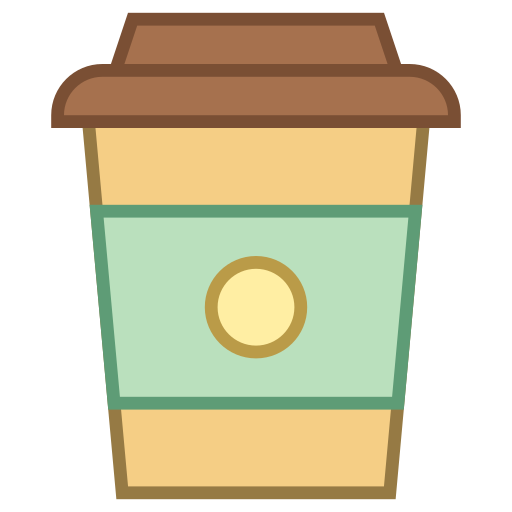
#> input picture assets/coffee.png, 512 x 512 px
$ python prepare_icon.py ../assets/coffee.png out.png
#> lines starting #> are read from the running program, lines starting #| are printed output that depends on the picture
#!/usr/bin/env python3
"""
Prepare macOS app icon from a source image.

1. Scale down content to ~76% and center on dark background
2. Apply macOS-style rounded corners (radius ~22.37%)

This gives proper visual weight matching other macOS icons.

Usage:
    python3 scripts/prepare_icon.py assets/icon_raw.png
"""

import sys
from PIL import Image, ImageDraw

OUTPUT_SIZE = 1024
CORNER_RATIO = 0.2237  # Apple's macOS squircle radius ratio
CONTENT_SCALE = 0.76   # Scale content to 76% — leaves ~12% padding each side
BG_COLOR = (14, 16, 20, 255)  # Dark background matching the icon


def create_rounded_mask(size, radius):
    """Create anti-aliased rounded rect mask (render at 2x, downscale)."""
    render_size = size * 2
    render_radius = radius * 2

    mask_hires = Image.new("L", (render_size, render_size), 0)
    draw_hires = ImageDraw.Draw(mask_hires)
    draw_hires.rounded_rectangle(
        [0, 0, render_size - 1, render_size - 1],
        radius=render_radius,
        fill=255
    )
    return mask_hires.resize((size, size), Image.LANCZOS)


def main():
    if len(sys.argv) < 2:
        print("Usage: python3 scripts/prepare_icon.py <source.png> [output.png]")
        sys.exit(1)

    source_path = sys.argv[1]
    output_path = sys.argv[2] if len(sys.argv) > 2 else "assets/logo.png"

    # Load source
    img = Image.open(source_path).convert("RGBA")
#> img is the input picture: PIL image 512x512 RGBA; mean R, G, B, A 110.8, 104.6, 75.7, 151.1
    w, h = img.size
#> w = 512; h = 512
    print(f"Source: {w}x{h}")
#| Source: 512x512

    # Crop to square
    if w != h:
        side = min(w, h)
        left = (w - side) // 2
        top = (h - side) // 2
        img = img.crop((left, top, left + side, top + side))
        print(f"Cropped to {side}x{side}")

    # Step 1: Apply rounded corners at full size FIRST
    radius = int(img.size[0] * CORNER_RATIO)
#> radius = 114
    print(f"Applying rounded corners (radius: {radius}px) at full size")
#| Applying rounded corners (radius: 114px) at full size

    mask = create_rounded_mask(img.size[0], radius)
#> in create_rounded_mask, `mask_hires = Image.new("L", (render_size, render_size), 0)`: mask_hires: PIL image 1024x1024 L; every value is 0
#> in create_rounded_mask, `return mask_hires.resize((size, size), Image.LANCZOS)`:
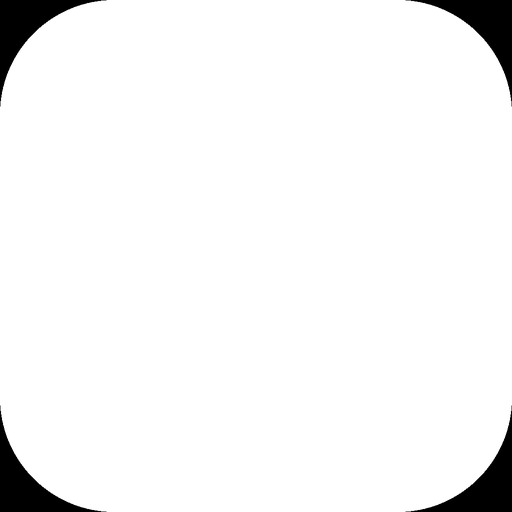
#> returned value: PIL image 512x512 L; min 0, max 255, mean 244.1
    rounded = Image.new("RGBA", img.size, (0, 0, 0, 0))
#> rounded: PIL image 512x512 RGBA; every value is 0
    rounded.paste(img, (0, 0), mask)

    # Step 2: Scale down the rounded icon
    content_size = int(OUTPUT_SIZE * CONTENT_SCALE)
    rounded_scaled = rounded.resize((content_size, content_size), Image.LANCZOS)
    print(f"Scaled to {content_size}x{content_size} ({CONTENT_SCALE*100:.0f}%)")

    # Step 3: Place on transparent canvas
    output = Image.new("RGBA", (OUTPUT_SIZE, OUTPUT_SIZE), (0, 0, 0, 0))
#> output: PIL image 1024x1024 RGBA; every value is 0
    offset = (OUTPUT_SIZE - content_size) // 2
    output.paste(rounded_scaled, (offset, offset), rounded_scaled)
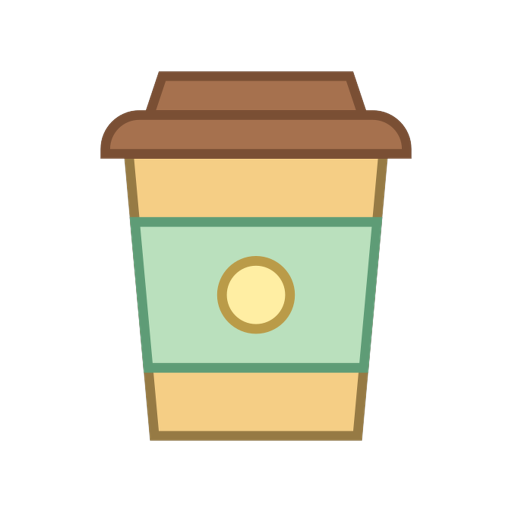
#> output: PIL image 1024x1024 RGBA (shown at 1/2 size); mean R, G, B, A 63.7, 60.2, 43.6, 87; transparent parts drawn white
    print(f"Centered with {offset}px padding")

    output.save(output_path, "PNG")
    print(f"✅ Icon saved: {output_path}")
    print()
    print("Next:")
    print("  ./scripts/bundle.sh")
    print("  cp -r build/Rancage.app /Applications/")


if __name__ == "__main__":
    main()

$ run again, on assets/fan.png
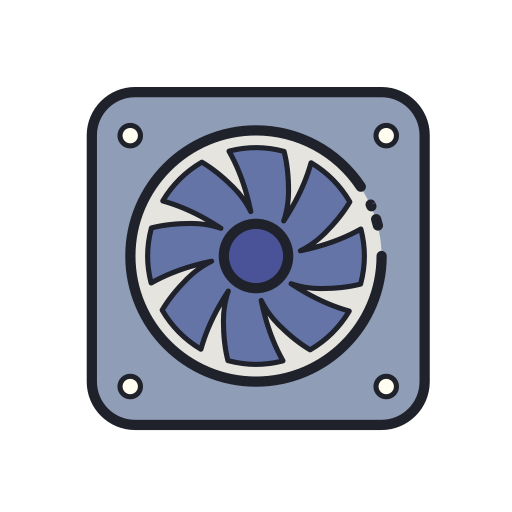
#> input picture assets/fan.png, 512 x 512 px
#> in main, img is the input picture: PIL image 512x512 RGBA; mean R, G, B, A 49.8, 54.2, 64.2, 112.5
#| Source: 512x512
#| Applying rounded corners (radius: 114px) at full size
#> mask_hires: PIL image 1024x1024 L; every value is 0
#> rounded: PIL image 512x512 RGBA; every value is 0
#> in main, `output.paste(rounded_scaled, (offset, offset), rounded_scaled)`:
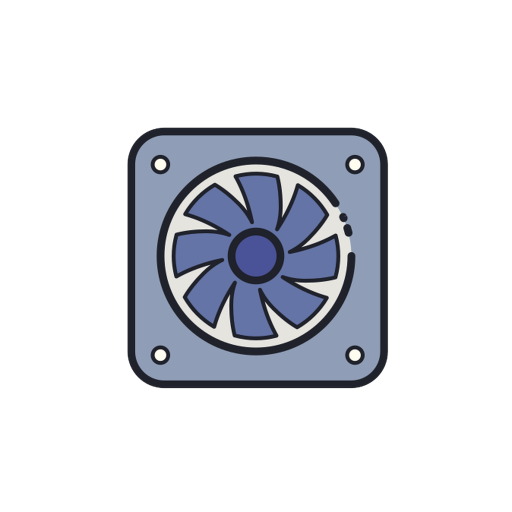
#> output: PIL image 1024x1024 RGBA (shown at 1/2 size); mean R, G, B, A 28.7, 31.2, 37, 64.8; transparent parts drawn white

$ run again, on assets/ss.png
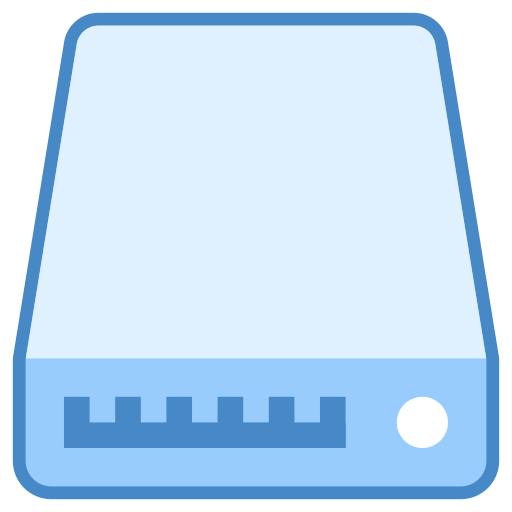
#> input picture assets/ss.png, 512 x 512 px
#> in main, img is the input picture: PIL image 512x512 RGBA; mean R, G, B, A 152.8, 179.2, 203.3, 210.3
#| Source: 512x512
#| Applying rounded corners (radius: 114px) at full size
#> mask_hires: PIL image 1024x1024 L; every value is 0
#> in main, `output.paste(rounded_scaled, (offset, offset), rounded_scaled)`:
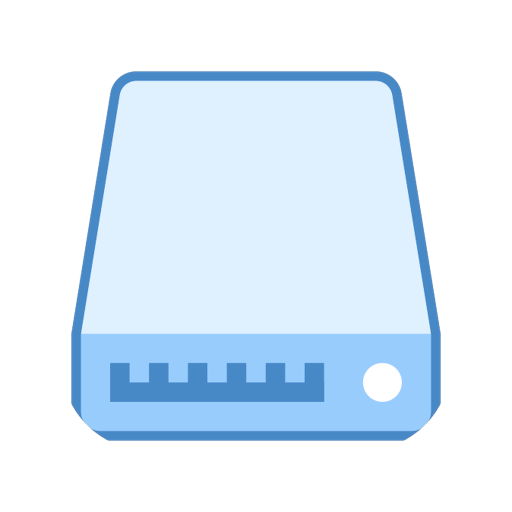
#> output: PIL image 1024x1024 RGBA (shown at 1/2 size); mean R, G, B, A 87.8, 102.7, 116.2, 120.5; transparent parts drawn white
